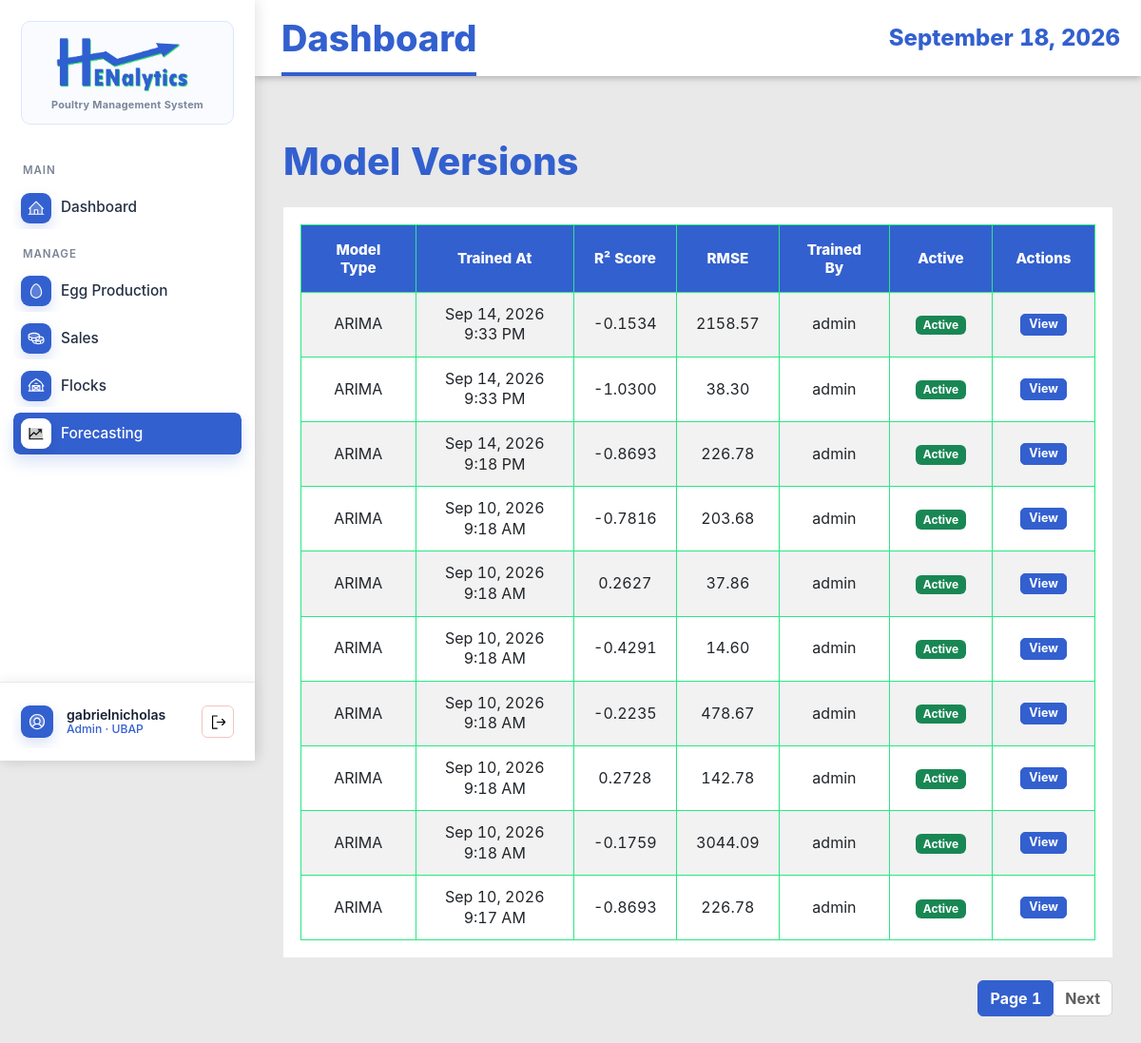
The page /model-versions/ (signed in) on the database as committed earlier.
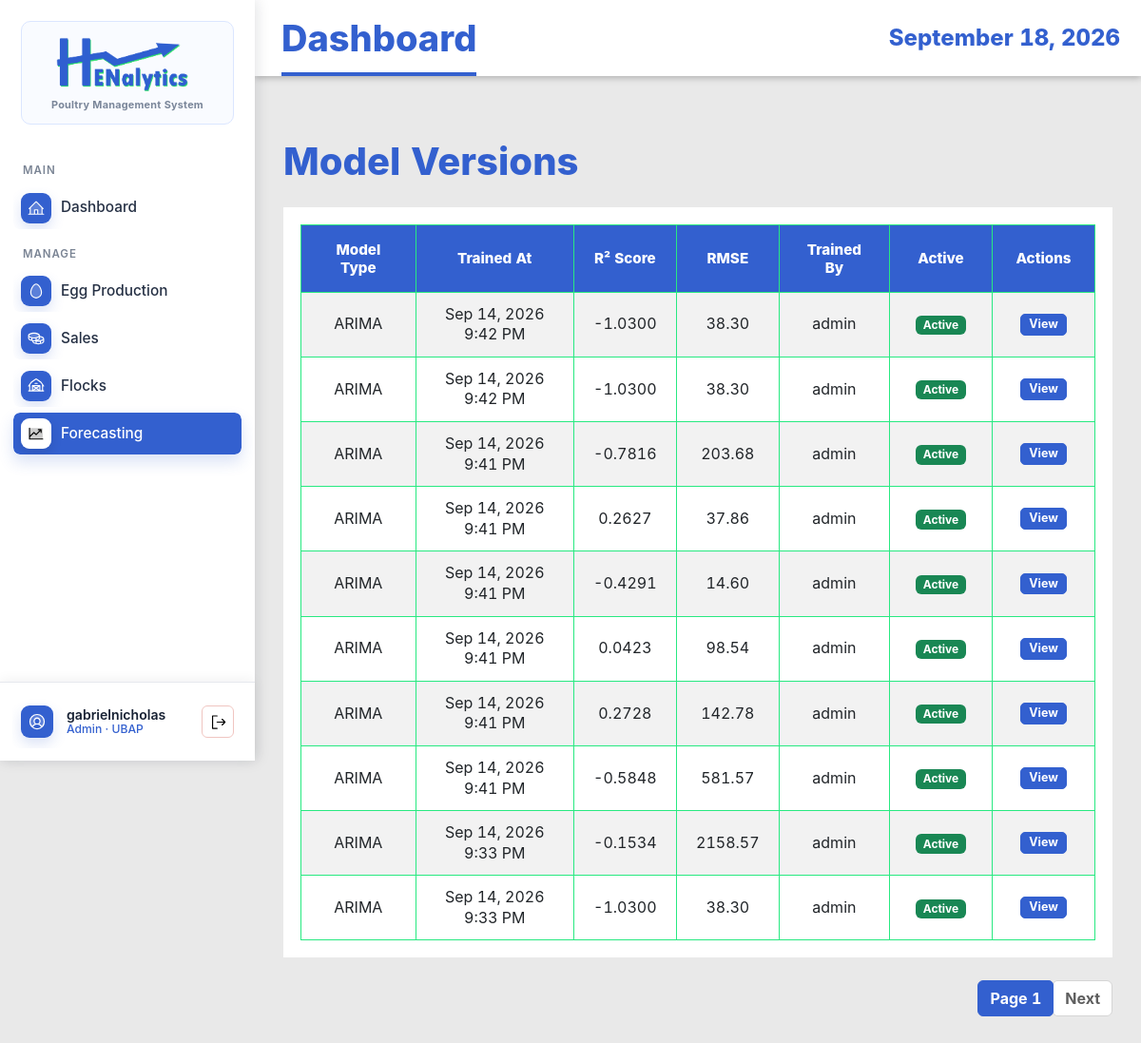
The same page on the database as committed later.
### EggProduction/models.py (models this page shows, shortened)
class ModelVersion(models.Model):
    MODEL_TYPE_CHOICES = (
        ('arima', 'ARIMA'),
        ('mlr', 'Multiple Linear Regression'),
        ('hybrid', 'Hybrid Model'),
        ('lstm', 'LSTM Neural Network'),
    )
    model_type = models.CharField(max_length=20, choices=MODEL_TYPE_CHOICES)
    trained_at = models.DateTimeField(auto_now_add=True)
    triggered_by = models.ForeignKey(User, on_delete=models.SET_NULL, null=True)
    r2_score = models.DecimalField(max_digits=5, decimal_places=4, null=True, blank=True)
    rmse = models.DecimalField(max_digits=10, decimal_places=2, null=True, blank=True)
    mae = models.DecimalField(max_digits=10, decimal_places=2, null=True, blank=True)
    mape = models.DecimalField(max_digits=8, decimal_places=2, null=True, blank=True)
    baseline_rmse = models.DecimalField(max_digits=10, decimal_places=2, null=True, blank=True)
    aic_score = models.DecimalField(max_digits=15, decimal_places=2, null=True, blank=True)
    arima_order = models.CharField(max_length=80, null=True, blank=True, help_text="Format: (p,d,q)")
    pkl_path = models.CharField(max_length=255, null=True, blank=True)
    feature_set = models.CharField(max_length=50, blank=True, default='')
    selection_metric = models.CharField(max_length=30, blank=True, default='rolling_mae_mape')
    comparison_summary = models.JSONField(blank=True, default=dict)
    is_active = models.BooleanField(default=True)
    training_rows = models.IntegerField(null=True, blank=True)
    created_at = models.DateTimeField(auto_now_add=True)
    class Meta:
        ordering = ['-trained_at']
        verbose_name_plural = "Model Versions"

### EggProduction/views.py (the view)
# urls.py: path('model-versions/', views.ModelVersionListView.as_view(), name='model-version-list'),
class ModelVersionListView(AdminAccessMixin, ListView):
    model = ModelVersion
    template_name = 'egg_production/model_version_list.html'
    context_object_name = 'models'
    paginate_by = 10
    ordering = ['-trained_at']

### EggProduction/views.py (called while the page is built)
    def test_func(self):
        user = self.request.user
        try:
            profile = UserProfile.objects.get(user=user)
            return profile.role == 'admin' or user.username == 'gabrielnicholas'
        except UserProfile.DoesNotExist:
            return user.username == 'gabrielnicholas'

### EggProduction/templates/egg_production/model_version_list.html (shortened to what this page needs)
{% extends 'base.html' %}
{% load static %}
{% block content %}
<div class="container mt-4">
    <h1 class="mb-4">Model Versions</h1>
    {% if models %}
    <div class="table-responsive">
        <table class="table table-striped table-hover">
            <thead class="table-dark">
                <tr>
                    <th>Model Type</th>
                    <th>Trained At</th>
                    <th>R² Score</th>
                    <th>RMSE</th>
                    <th>Trained By</th>
                    <th>Active</th>
                    <th>Actions</th>
                </tr>
            </thead>
            <tbody>
                {% for model in models %}
                <tr>
                    <td>{{ model.get_model_type_display }}</td>
                    <td>{{ model.trained_at|date:"M d, Y g:i A" }}</td>
                    <td>{{ model.r2_score|default:"N/A" }}</td>
                    <td>{{ model.rmse|default:"N/A" }}</td>
                    <td>{{ model.triggered_by.get_full_name|default:model.triggered_by.username }}</td>
                    <td>
                        {% if model.is_active %}
                        <span class="badge bg-success">Active</span>
                        {% else %}
                        <span class="badge bg-secondary">Inactive</span>
                        {% endif %}
                    </td>
                    <td>
                        <a href="{% url 'eggproduction:model-version-detail' model.pk %}"
                            class="btn btn-sm btn-info">View</a>
                    </td>
                </tr>
                {% endfor %}
            </tbody>
        </table>
    </div>
    {% if is_paginated %}
    <nav aria-label="Page navigation">
        <ul class="pagination justify-content-center">
            <li class="page-item active"><a class="page-link" href="#">Page {{ page_obj.number }}</a></li>
            {% if page_obj.has_next %}
            <li class="page-item"><a class="page-link" href="?page={{ page_obj.next_page_number }}">Next</a></li>
            {% endif %}
        </ul>
    </nav>
    {% endif %}
    {% else %}
    <div class="alert alert-info">No models available.</div>
    {% endif %}
</div>
{% endblock %}

Rows that differ between the two databases and show on the page:
no longer on this page (row unchanged): ModelVersion: model_type "ARIMA", trained_at "Sep 14, 2026 9:18 PM", r2_score "-0.8693", rmse "226.78", triggered_by.get_full_name "admin", is_active "Active"
no longer on this page (row unchanged): ModelVersion: model_type "ARIMA", trained_at "Sep 10, 2026 9:18 AM", r2_score "-0.7816", rmse "203.68", triggered_by.get_full_name "admin", is_active "Active"
no longer on this page (row unchanged): ModelVersion: model_type "ARIMA", trained_at "Sep 10, 2026 9:18 AM", r2_score "0.2627", rmse "37.86", triggered_by.get_full_name "admin", is_active "Active"
no longer on this page (row unchanged): ModelVersion: model_type "ARIMA", trained_at "Sep 10, 2026 9:18 AM", r2_score "-0.4291", rmse "14.60", triggered_by.get_full_name "admin", is_active "Active"
no longer on this page (row unchanged): ModelVersion: model_type "ARIMA", trained_at "Sep 10, 2026 9:18 AM", r2_score "-0.2235", rmse "478.67", triggered_by.get_full_name "admin", is_active "Active"
no longer on this page (row unchanged): ModelVersion: model_type "ARIMA", trained_at "Sep 10, 2026 9:18 AM", r2_score "0.2728", rmse "142.78", triggered_by.get_full_name "admin", is_active "Active"
no longer on this page (row unchanged): ModelVersion: model_type "ARIMA", trained_at "Sep 10, 2026 9:18 AM", r2_score "-0.1759", rmse "3044.09", triggered_by.get_full_name "admin", is_active "Active"
no longer on this page (row unchanged): ModelVersion: model_type "ARIMA", trained_at "Sep 10, 2026 9:17 AM", r2_score "-0.8693", rmse "226.78", triggered_by.get_full_name "admin", is_active "Active"
added ModelVersion: model_type "ARIMA", trained_at "Sep 14, 2026 9:42 PM", r2_score "-1.0300", rmse "38.30", triggered_by.get_full_name "admin", is_active "Active"
added ModelVersion: model_type "ARIMA", trained_at "Sep 14, 2026 9:42 PM", r2_score "-1.0300", rmse "38.30", triggered_by.get_full_name "admin", is_active "Active"
added ModelVersion: model_type "ARIMA", trained_at "Sep 14, 2026 9:41 PM", r2_score "-0.7816", rmse "203.68", triggered_by.get_full_name "admin", is_active "Active"
added ModelVersion: model_type "ARIMA", trained_at "Sep 14, 2026 9:41 PM", r2_score "0.2627", rmse "37.86", triggered_by.get_full_name "admin", is_active "Active"
added ModelVersion: model_type "ARIMA", trained_at "Sep 14, 2026 9:41 PM", r2_score "-0.4291", rmse "14.60", triggered_by.get_full_name "admin", is_active "Active"
added ModelVersion: model_type "ARIMA", trained_at "Sep 14, 2026 9:41 PM", r2_score "0.0423", rmse "98.54", triggered_by.get_full_name "admin", is_active "Active"
added ModelVersion: model_type "ARIMA", trained_at "Sep 14, 2026 9:41 PM", r2_score "0.2728", rmse "142.78", triggered_by.get_full_name "admin", is_active "Active"
added ModelVersion: model_type "ARIMA", trained_at "Sep 14, 2026 9:41 PM", r2_score "-0.5848", rmse "581.57", triggered_by.get_full_name "admin", is_active "Active"
